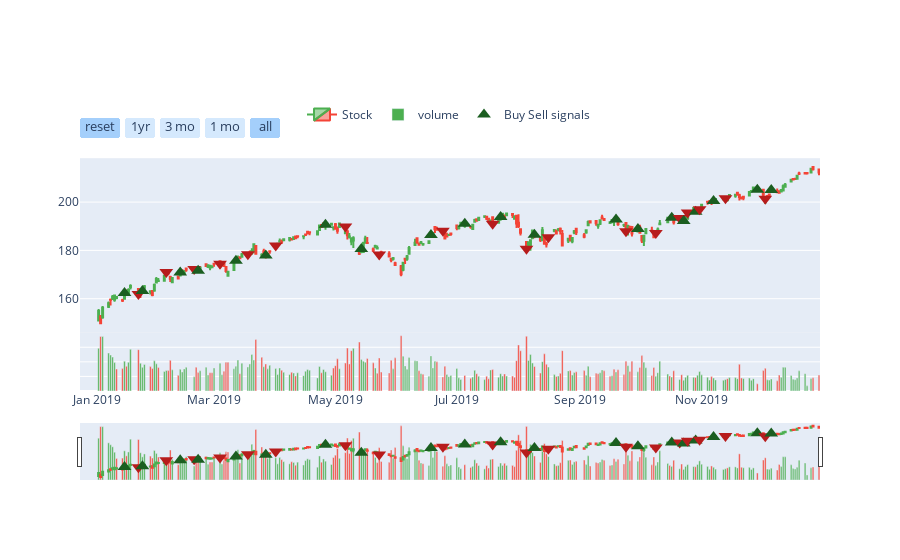

Notebook code cell kept with this figure:
### Code cell
candlesticks = Candlesticks(x=combined_QQQ, state_field="strategy2_state")
candlesticks.plot()

### Figure 1 — Plotly figure (JSON) as saved in the notebook; plotly's stock layout.template omitted (floating-point values rounded to 4 significant figures; data arrays with more than 128 entries replaced by an {"elided": "..."} marker saying what was removed)
{"data": [{"close": {"elided": "249 float values"}, "decreasing": {"line": {"color": "#f44336"}}, "high": {"elided": "249 float values"}, "increasing": {"line": {"color": "#4caf50"}}, "low": {"elided": "249 float values"}, "name": "Stock", "open": {"elided": "249 float values"}, "type": "candlestick", "x": {"elided": "249 str values"}, "yaxis": "y2"}, {"marker": {"color": {"elided": "249 str values"}}, "name": "volume", "type": "bar", "x": {"elided": "249 str values"}, "y": {"elided": "249 int values"}, "yaxis": "y"}, {"marker": {"color": ["#1b5e20", "#b71c1c", "#1b5e20", "#b71c1c", "#1b5e20", "#b71c1c", "#1b5e20", "#b71c1c", "#1b5e20", "#b71c1c", "#1b5e20", "#b71c1c", "#1b5e20", "#b71c1c", "#1b5e20", "#b71c1c", "#1b5e20", "#b71c1c", "#1b5e20", "#b71c1c", "#1b5e20", "#b71c1c", "#1b5e20", "#b71c1c", "#1b5e20", "#b71c1c", "#1b5e20", "#b71c1c", "#1b5e20", "#b71c1c", "#1b5e20", "#b71c1c", "#1b5e20", "#b71c1c", "#1b5e20", "#b71c1c", "#1b5e20", "#b71c1c", "#1b5e20"], "size": 12, "symbol": ["triangle-up", "triangle-down", "triangle-up", "triangle-down", "triangle-up", "triangle-down", "triangle-up", "triangle-down", "triangle-up", "triangle-down", "triangle-up", "triangle-down", "triangle-up", "triangle-down", "triangle-up", "triangle-down", "triangle-up", "triangle-down", "triangle-up", "triangle-down", "triangle-up", "triangle-down", "triangle-up", "triangle-down", "triangle-up", "triangle-down", "triangle-up", "triangle-down", "triangle-up", "triangle-down", "triangle-up", "triangle-down", "triangle-up", "triangle-down", "triangle-up", "triangle-down", "triangle-up", "triangle-down", "triangle-up"]}, "mode": "markers", "name": "Buy Sell signals", "type": "scatter", "x": ["2019-01-15T00:00:00", "2019-01-22T00:00:00", "2019-01-24T00:00:00", "2019-02-05T00:00:00", "2019-02-12T00:00:00", "2019-02-19T00:00:00", "2019-02-21T00:00:00", "2019-03-04T00:00:00", "2019-03-12T00:00:00", "2019-03-18T00:00:00", "2019-03-27T00:00:00", "2019-04-01T00:00:00", "2019-04-26T00:00:00", "2019-05-06T00:00:00", "2019-05-14T00:00:00", "2019-05-23T00:00:00", "2019-06-18T00:00:00", "2019-06-24T00:00:00", "2019-07-05T00:00:00", "2019-07-19T00:00:00", "2019-07-23T00:00:00", "2019-08-05T00:00:00", "2019-08-09T00:00:00", "2019-08-16T00:00:00", "2019-09-19T00:00:00", "2019-09-24T00:00:00", "2019-09-30T00:00:00", "2019-10-09T00:00:00", "2019-10-17T00:00:00", "2019-10-21T00:00:00", "2019-10-23T00:00:00", "2019-10-25T00:00:00", "2019-10-29T00:00:00", "2019-10-31T00:00:00", "2019-11-07T00:00:00", "2019-11-13T00:00:00", "2019-11-29T00:00:00", "2019-12-03T00:00:00", "2019-12-06T00:00:00"], "y": [162.4, 161.9, 163.2, 171.0, 170.9, 172.3, 171.6, 174.4, 175.7, 178.4, 177.9, 182.0, 190.6, 189.9, 180.5, 178.2, 186.4, 188.2, 191.1, 191.0, 193.8, 180.7, 186.5, 185.5, 192.8, 188.0, 188.8, 187.2, 193.6, 193.4, 192.2, 195.6, 196.0, 197.1, 200.4, 201.6, 205.1, 201.4, 205], "yaxis": "y2"}], "layout": {"legend": {"orientation": "h", "x": 0.3, "y": 0.9, "yanchor": "bottom"}, "xaxis": {"rangeselector": {"bgcolor": "rgba(150, 200, 250, 0.4)", "buttons": [{"count": 1, "label": "reset", "step": "all"}, {"count": 1, "label": "1yr", "step": "year", "stepmode": "backward"}, {"count": 3, "label": "3 mo", "step": "month", "stepmode": "backward"}, {"count": 1, "label": "1 mo", "step": "month", "stepmode": "backward"}, {"step": "all"}], "font": {"size": 13}, "visible": true, "x": 0, "y": 0.9}}, "yaxis": {"domain": [0, 0.2], "showticklabels": false}, "yaxis2": {"domain": [0.2, 0.8]}}}
